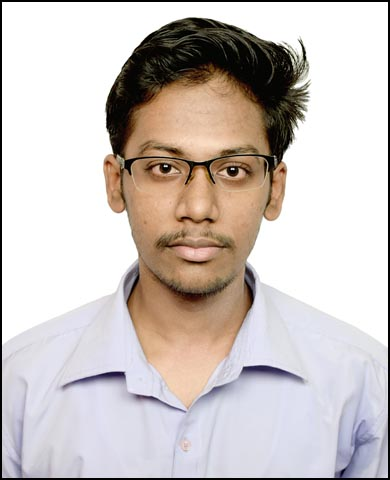
#> input picture Chandrakant_Thakur.jpg, 390 x 480 px, found by its file name
$ python convert_greyscale.py
#> lines starting #> are read from the running program, lines starting #| are printed output that depends on the picture
import cv2
import numpy as np

img = cv2.imread(r"C:\Users\Chandrakant\Desktop\OpenCV\Chandrakant_Thakur.jpg")
#> img is the input picture: shape (480, 390, 3); mean B, G, R 193.5, 196.7, 205.1

img_grey = cv2.cvtColor(img, cv2.COLOR_BGR2GRAY)
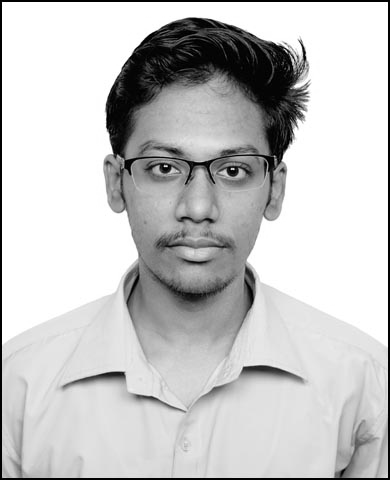
#> img_grey: shape (480, 390); min 0, max 255, mean 198.8

cv2.imshow("hi",img_grey)
cv2.waitKey(0)

$ run again, with Save Image Experiment.jpg copied over Chandrakant_Thakur.jpg
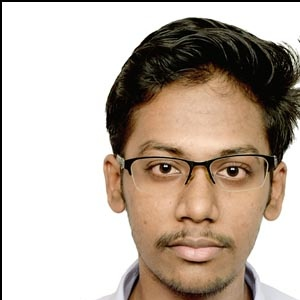
#> input picture Save Image Experiment.jpg, 300 x 300 px, found by its file name
#> img is the input picture: shape (300, 300, 3); mean B, G, R 165, 176.9, 190.5
#> `img_grey = cv2.cvtColor(img, cv2.COLOR_BGR2GRAY)`:
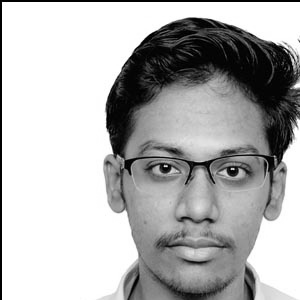
#> img_grey: shape (300, 300); min 0, max 255, mean 179.6
